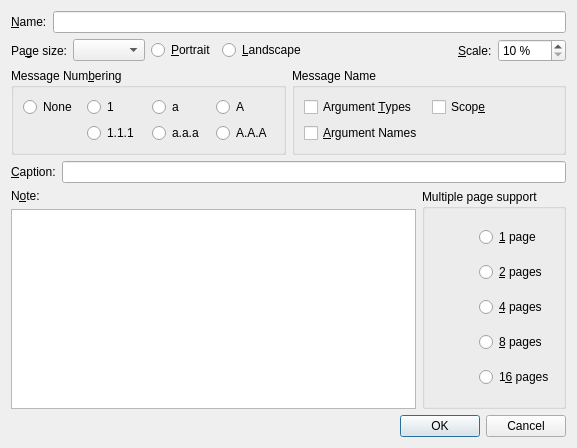
<?xml version="1.0" encoding="UTF-8"?>
<ui version="4.0">
 <class>SequenceDiagramDialog</class>
 <widget class="QDialog" name="SequenceDiagramDialog">
  <property name="geometry">
   <rect>
    <x>0</x>
    <y>0</y>
    <width>577</width>
    <height>448</height>
   </rect>
  </property>
  <property name="windowTitle">
   <string>SequenceDiagram</string>
  </property>
  <layout class="QVBoxLayout" name="mainLayout">
   <item>
    <layout class="QHBoxLayout" name="nameRow">
     <item>
      <widget class="QLabel" name="labelName">
       <property name="text">
        <string>&amp;Name:</string>
       </property>
       <property name="buddy">
        <cstring>lineEditName</cstring>
       </property>
      </widget>
     </item>
     <item>
      <widget class="QLineEdit" name="lineEditName"/>
     </item>
    </layout>
   </item>
   <item>
    <layout class="QHBoxLayout" name="pageRow">
     <item>
      <widget class="QLabel" name="labelPageSize">
       <property name="text">
        <string>Pa&amp;ge size:</string>
       </property>
       <property name="buddy">
        <cstring>comboPageSize</cstring>
       </property>
      </widget>
     </item>
     <item>
      <widget class="QComboBox" name="comboPageSize"/>
     </item>
     <item>
      <widget class="QRadioButton" name="radioPortrait">
       <property name="text">
        <string>&amp;Portrait</string>
       </property>
      </widget>
     </item>
     <item>
      <widget class="QRadioButton" name="radioLandscape">
       <property name="text">
        <string>&amp;Landscape</string>
       </property>
      </widget>
     </item>
     <item>
      <spacer name="pageRowSpacer">
       <property name="orientation">
        <enum>Qt::Orientation::Horizontal</enum>
       </property>
       <property name="sizeHint" stdset="0">
        <size>
         <width>20</width>
         <height>20</height>
        </size>
       </property>
      </spacer>
     </item>
     <item>
      <widget class="QLabel" name="labelScale">
       <property name="text">
        <string>&amp;Scale:</string>
       </property>
       <property name="buddy">
        <cstring>spinScale</cstring>
       </property>
      </widget>
     </item>
     <item>
      <widget class="QSpinBox" name="spinScale">
       <property name="suffix">
        <string> %</string>
       </property>
       <property name="minimum">
        <number>10</number>
       </property>
       <property name="maximum">
        <number>1000</number>
       </property>
      </widget>
     </item>
    </layout>
   </item>
   <item>
    <layout class="QHBoxLayout" name="groupsRow">
     <item>
      <widget class="QGroupBox" name="groupNumbering">
       <property name="title">
        <string>Message Num&amp;bering</string>
       </property>
       <layout class="QGridLayout" name="gridLayout_2">
        <item row="0" column="0">
         <widget class="QRadioButton" name="radioNumNone">
          <property name="text">
           <string>None</string>
          </property>
         </widget>
        </item>
        <item row="0" column="1">
         <widget class="QRadioButton" name="radioNum1">
          <property name="text">
           <string>1</string>
          </property>
         </widget>
        </item>
        <item row="0" column="2">
         <widget class="QRadioButton" name="radioNumALo">
          <property name="text">
           <string>a</string>
          </property>
         </widget>
        </item>
        <item row="0" column="3">
         <widget class="QRadioButton" name="radioNumAUp">
          <property name="text">
           <string>A</string>
          </property>
         </widget>
        </item>
        <item row="1" column="1">
         <widget class="QRadioButton" name="radioNum111">
          <property name="text">
           <string>1.1.1</string>
          </property>
         </widget>
        </item>
        <item row="1" column="2">
         <widget class="QRadioButton" name="radioNumAaa">
          <property name="text">
           <string>a.a.a</string>
          </property>
         </widget>
        </item>
        <item row="1" column="3">
         <widget class="QRadioButton" name="radioNumAAA">
          <property name="text">
           <string>A.A.A</string>
          </property>
         </widget>
        </item>
       </layout>
      </widget>
     </item>
     <item>
      <widget class="QGroupBox" name="groupMessageName">
       <property name="title">
        <string>Message Name</string>
       </property>
       <layout class="QGridLayout" name="gridLayout">
        <item row="0" column="0">
         <widget class="QCheckBox" name="checkArgumentTypes">
          <property name="text">
           <string>Argument &amp;Types</string>
          </property>
         </widget>
        </item>
        <item row="0" column="1">
         <widget class="QCheckBox" name="checkScope">
          <property name="text">
           <string>Scop&amp;e</string>
          </property>
         </widget>
        </item>
        <item row="1" column="0">
         <widget class="QCheckBox" name="checkArgumentNames">
          <property name="text">
           <string>&amp;Argument Names</string>
          </property>
         </widget>
        </item>
       </layout>
      </widget>
     </item>
    </layout>
   </item>
   <item>
    <layout class="QHBoxLayout" name="captionRow">
     <item>
      <widget class="QLabel" name="labelCaption">
       <property name="text">
        <string>&amp;Caption:</string>
       </property>
       <property name="buddy">
        <cstring>lineEditCaption</cstring>
       </property>
      </widget>
     </item>
     <item>
      <widget class="QLineEdit" name="lineEditCaption"/>
     </item>
    </layout>
   </item>
   <item>
    <layout class="QHBoxLayout" name="noteRow">
     <item>
      <layout class="QVBoxLayout" name="noteCol">
       <item>
        <widget class="QLabel" name="labelNote">
         <property name="text">
          <string>N&amp;ote:</string>
         </property>
         <property name="buddy">
          <cstring>plainTextNote</cstring>
         </property>
        </widget>
       </item>
       <item>
        <widget class="QPlainTextEdit" name="plainTextNote"/>
       </item>
      </layout>
     </item>
     <item>
      <widget class="QGroupBox" name="groupMultiPage">
       <property name="title">
        <string>Multiple page support</string>
       </property>
       <layout class="QHBoxLayout" name="multiPageLayout">
        <item>
         <widget class="QLabel" name="labelPageIllustration">
          <property name="alignment">
           <set>Qt::AlignmentFlag::AlignHCenter|Qt::AlignmentFlag::AlignTop</set>
          </property>
         </widget>
        </item>
        <item>
         <layout class="QVBoxLayout" name="multiPageRadios">
          <item>
           <widget class="QRadioButton" name="radioPage1">
            <property name="text">
             <string>&amp;1 page</string>
            </property>
           </widget>
          </item>
          <item>
           <widget class="QRadioButton" name="radioPage2">
            <property name="text">
             <string>&amp;2 pages</string>
            </property>
           </widget>
          </item>
          <item>
           <widget class="QRadioButton" name="radioPage4">
            <property name="text">
             <string>&amp;4 pages</string>
            </property>
           </widget>
          </item>
          <item>
           <widget class="QRadioButton" name="radioPage8">
            <property name="text">
             <string>&amp;8 pages</string>
            </property>
           </widget>
          </item>
          <item>
           <widget class="QRadioButton" name="radioPage16">
            <property name="text">
             <string>1&amp;6 pages</string>
            </property>
           </widget>
          </item>
         </layout>
        </item>
       </layout>
      </widget>
     </item>
    </layout>
   </item>
   <item>
    <widget class="QDialogButtonBox" name="buttonBox">
     <property name="orientation">
      <enum>Qt::Orientation::Horizontal</enum>
     </property>
     <property name="standardButtons">
      <set>QDialogButtonBox::StandardButton::Cancel|QDialogButtonBox::StandardButton::Ok</set>
     </property>
    </widget>
   </item>
  </layout>
 </widget>
 <resources/>
 <connections/>
</ui>
